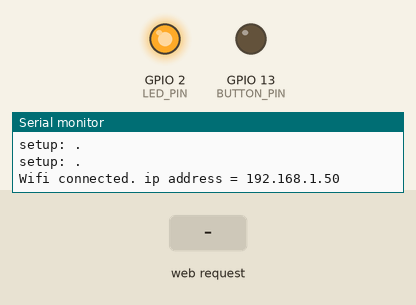
This sketch was run on a simulated ESP8266 (NodeMCU). Parts: output pins drawn as LEDs (lit = HIGH), the last lines printed to the serial monitor. The test bench sets the inputs (shaded band). WiFi joins after 1.5 s; servers stay silent unless stated.

Above: at 2.7 s.
2.8 s: HTTP request GET /garage/open received
At 3.6 s:
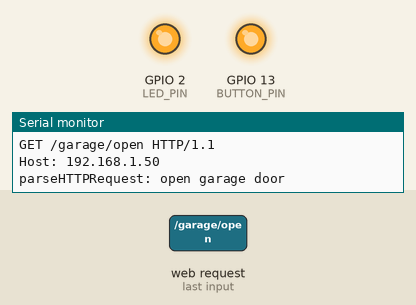
5.3 s: HTTP request GET /garage/close received
At 6.7 s:
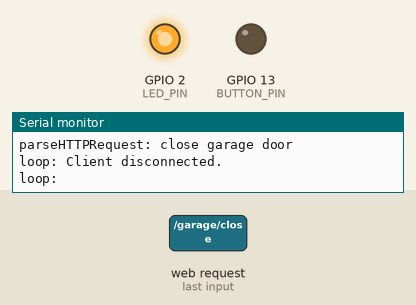
6.8 s: HTTP request GET /garage/toggle received
At 7.3 s:
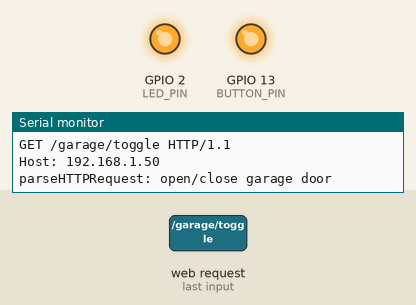
Timing chart, 0 to 9.8 s (numbered marks = the images above; inputs shaded):
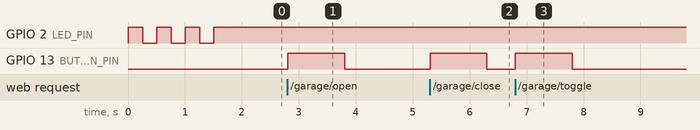

Measured:
- after the input at 2.8 s, GPIO 13 (BUTTON_PIN): LOW → HIGH at once, → LOW 1.0 s later
- after the input at 5.3 s, GPIO 13 (BUTTON_PIN): LOW → HIGH at once, → LOW 1.0 s later
- after the input at 6.8 s, GPIO 13 (BUTTON_PIN): LOW → HIGH at once, → LOW 1.0 s later

The sketch:

garageDoorGA.ino
```cpp
//---------------------------------------------------------------
// includes
//---------------------------------------------------------------
#include <ESP8266WiFi.h>
#include "WifiCredentials.h"

// refs : https://randomnerdtutorials.com/esp8266-web-server/

//---------------------------------------------------------------
// macros
//---------------------------------------------------------------
// Comment this out to disable prints and save space
#define DBG_ENABLED 1
#if DBG_ENABLED
   #define DBG_PRINT(fn, msg) debug_print(fn, msg)
#else
  #define DBG_PRINT(fn, msg) 0; // do nothing
#endif

//---------------------------------------------------------------
// Types
//---------------------------------------------------------------
typedef unsigned int   UInt32;
typedef unsigned short UInt16;
typedef unsigned char  UInt8;
typedef int   Int32;
typedef short Int16;
typedef char  Int8;

//---------------------------------------------------------------
// constants
//---------------------------------------------------------------
String mVersionNumber        = "-------VERSION 0.1-------";
const Int32 LED_PIN          = LED_BUILTIN;     // ESP8266 onboard, green LED
const Int32 TOGGLE_DURATION  = 1000;  // full second
const Int32 BUTTON_PIN       = 13;    // button pin

//---------------------------------------------------------------
// member variables
//---------------------------------------------------------------
WiFiServer server(80); // Set web server port number to 80
String header = "";    // Variable to store the HTTP request

//---------------------------------------------------------------
// setup
//
// setup the wifi, pins, and assign interupts
//---------------------------------------------------------------
void setup()
{
  #if DBG_ENABLED
  Serial.begin(115200);
  #endif

  // print the version number
  DBG_PRINT("", ""); // intentional blank line
  DBG_PRINT("", "--------------------------");
  DBG_PRINT("", mVersionNumber );
  DBG_PRINT("", "--------------------------");

  // setup the hardware pins
  pinMode(BUTTON_PIN, OUTPUT);
  pinMode(LED_PIN, OUTPUT);
  digitalWrite(BUTTON_PIN, LOW);
  digitalWrite(LED_PIN, LOW);

  // connect to wifi
  DBG_PRINT("setup", " connecting to wifi ");
  WiFi.begin(WIFI_SSID, WIFI_PASS);

  while (WiFi.status() != WL_CONNECTED)
  {
    digitalWrite(LED_PIN, HIGH); // blink the LED button to indicate connection status
    delay(250);
    digitalWrite(LED_PIN, LOW); // blink the LED button to indicate connection status
    delay(250);

    DBG_PRINT("setup", "." );
  }

  Serial.print("Wifi connected. ip address = ");
  Serial.println(WiFi.localIP() );

  // set the LED to solid to indicate connected
  digitalWrite(LED_PIN, HIGH); // blink the LED button to indicate connection status

  // start the webserver
  server.begin();
}

//---------------------------------------------------------------
// loop
// serve any web requests
//---------------------------------------------------------------
void loop()
{
  WiFiClient client = server.available();   // Listen for incoming clients

  if (client)
  {                             // If a new client connects,
    DBG_PRINT("loop", "New Client.");          // print a message out in the serial port
    String currentLine = "";                // make a String to hold incoming data from the client

    while (client.connected())  // loop while the client's connected
    {
      if (client.available())   // if there's bytes to read from the client,
      {
        char c = client.read();             // read a byte, then
        Serial.write(c);                    // print it out the serial monitor
        header += c;

        if (c == '\n')
        {
          // if the current line is blank, you got two newline characters in a row.
          // that's the end of the client HTTP request, so send a response:

          if (currentLine.length() == 0)
          {
            // parse any specific requests
            parseHTTPRequest();
            setHTTPHeader(client);

            // Web Page Heading
            client.println("<body><h1>Garage Door Web Server</h1>");

            // Display info for the open/close button of the garage door
            client.println("<p>Click to open/close the Garage Door </p>");
            client.println("<p><a href=\"/garage/toggle\"><button class=\"button\">OPEN / CLOSE</button></a></p>");
            client.println("</body></html>");

            // The HTTP response ends with another blank line
            client.println();
            // Break out of the while loop
            break;
          } else { // if you got a newline, then clear currentLine
            currentLine = "";
          }
        } else if (c != '\r') {  // if you got anything else but a carriage return character,
          currentLine += c;      // add it to the end of the currentLine
        }
      }
    }
    // Clear the header variable
    header = "";
    // Close the connection
    client.stop();
    DBG_PRINT("loop", "Client disconnected.");
    DBG_PRINT("loop", "");
  }
}

//---------------------------------------------------------------
// parseHTTPRequest
// parse the http request
//---------------------------------------------------------------
void parseHTTPRequest()
{
  // turns the GPIOs on and off

  if (header.indexOf("GET /garage/open") >= 0)
  {
    DBG_PRINT("parseHTTPRequest", "open garage door");
    toggleGarageDoorButton();
  }
  else if (header.indexOf("GET /garage/close") >= 0)
  {
    DBG_PRINT("parseHTTPRequest", "close garage door");
    toggleGarageDoorButton();
  }
  else if (header.indexOf("GET /garage/toggle") >= 0)
  {
    DBG_PRINT("parseHTTPRequest", "open/close garage door");
    toggleGarageDoorButton();
  }
}

//---------------------------------------------------------------
// toggleGarageDoorButton
// press and release the button for the garage door
//---------------------------------------------------------------
void toggleGarageDoorButton()
{
  digitalWrite(BUTTON_PIN, HIGH);
  delay(TOGGLE_DURATION);
  digitalWrite(BUTTON_PIN, LOW);
}

//---------------------------------------------------------------
// setHTTPHeader
// set the http client header
//---------------------------------------------------------------
void setHTTPHeader(WiFiClient &client)
{
  // HTTP headers always start with a response code (e.g. HTTP/1.1 200 OK)
  // and a content-type so the client knows what's coming, then a blank line:
  client.println("HTTP/1.1 200 OK");
  client.println("Content-type:text/html");
  client.println("Connection: close");
  client.println();

  // Display the HTML web page
  client.println("<!DOCTYPE html><html>");
  client.println("<head><meta name=\"viewport\" content=\"width=device-width, initial-scale=1\">");
  client.println("<link rel=\"icon\" href=\"data:,\">");
  // CSS to style the on/off buttons
  // Feel free to change the background-color and font-size attributes to fit your preferences
  client.println("<style>html { font-family: Helvetica; display: inline-block; margin: 0px auto; text-align: center;}");
  client.println(".button { background-color: #195B6A; border: none; color: white; padding: 16px 40px;");
  client.println("text-decoration: none; font-size: 30px; margin: 2px; cursor: pointer;}");
  client.println(".button2 {background-color: #77878A;}</style></head>");
}

//---------------------------------------------------------------
// debug_print
//
// easy way to enable/disable debug prints.
// change the macro at the top of the file
//---------------------------------------------------------------
void debug_print(String fn, String msg)
{
  Serial.println(fn + ": " + msg);
}
```

WifiCredentials.h
```cpp
//InternetCredentials
const char WIFI_SSID[]       = "";
const char WIFI_PASS[]       = "";
```
